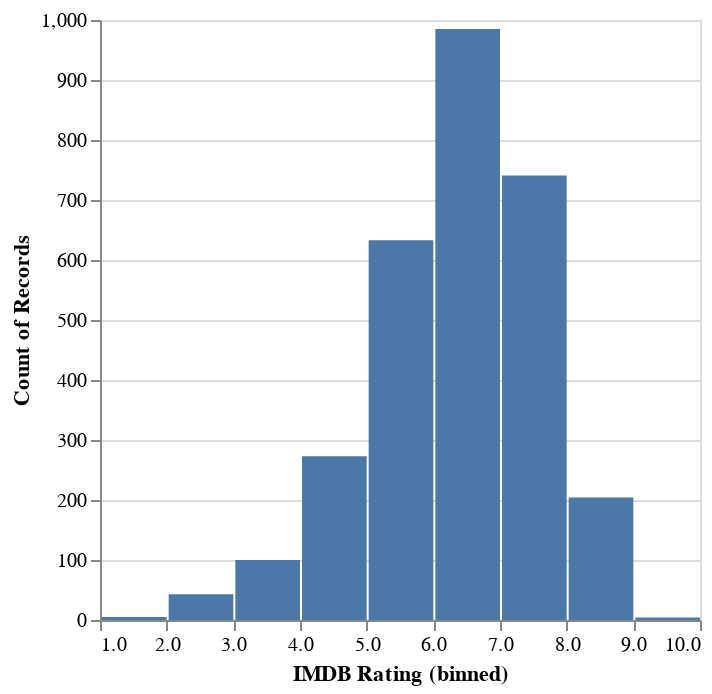

Notebook source saved alongside this figure:
### Code cell
import { display } from "https://deno.land/x/display/mod.ts"
display({
    'application/vnd.vegalite.v5+json': mark.toSpec()
})

### Figure 1 — Vega-Lite specification as saved in the notebook (floating-point values rounded to 4 significant figures; data arrays with more than 128 entries replaced by an {"elided": "..."} marker saying what was removed)
{"$schema": "https://vega.github.io/schema/vega-lite/v5.json", "data": {"values": {"elided": "3201 records"}}, "encoding": {"x": {"bin": true, "field": "IMDB Rating", "type": "quantitative"}, "y": {"aggregate": "count", "type": "quantitative"}}, "mark": {"type": "bar"}}
